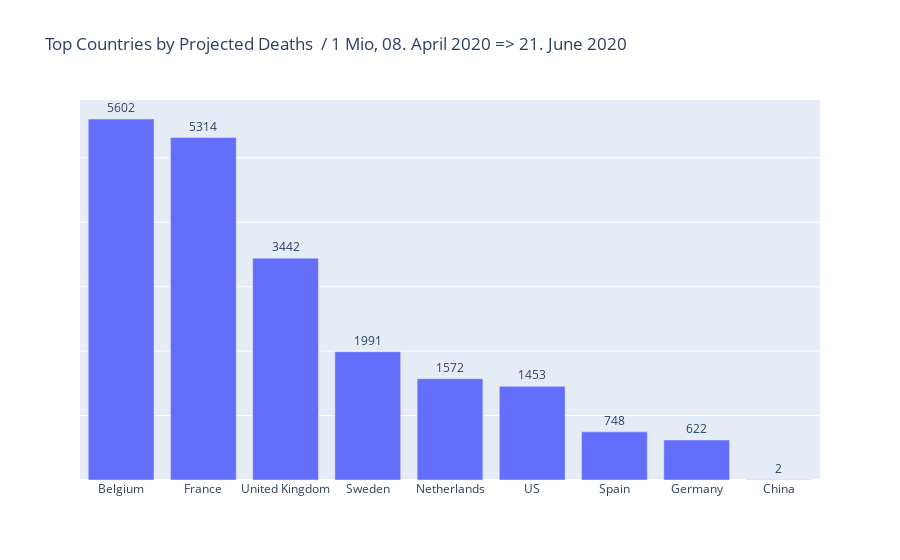

The notebook cell this image was saved under:
### Code cell
totalcases = pd_sims_enddate.loc['projectedDeaths_per1mio'].sort_values(ascending=False)
top10 = totalcases.head(10)
fig = go.Figure(go.Bar(x=top10.index, y=top10.values,
                      text=top10.values,
            textposition='outside'))
fig.update_layout(title_text='Top Countries by Projected Deaths  / 1 Mio, '+datereadable+" => "+enddatereadable)
fig.update_yaxes(showticklabels=False)

fig.show()
fig.write_html("datasets/"+datetoday+"_top10_projecteddeaths.html")

### Figure 1 — Plotly figure (JSON) as saved in the notebook; plotly's stock layout.template omitted (floating-point values rounded to 4 significant figures)
{"data": [{"text": [5602, 5314, 3442, 1991, 1572, 1453, 748, 622, 2], "textposition": "outside", "type": "bar", "x": ["Belgium", "France", "United Kingdom", "Sweden", "Netherlands", "US", "Spain", "Germany", "China"], "y": [5602, 5314, 3442, 1991, 1572, 1453, 748, 622, 2]}], "layout": {"title": {"text": "Top Countries by Projected Deaths  / 1 Mio, 08. April 2020 => 21. June 2020"}, "yaxis": {"showticklabels": false}}}
